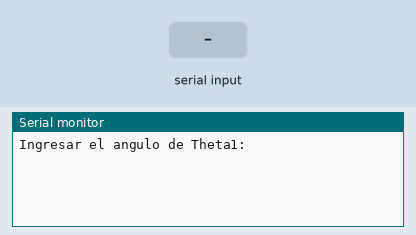
A sketch run on a simulated Arduino Uno, built with avr-gcc and run on an emulated ATmega328P. Shown: the last lines printed to the serial monitor. The test bench sets the inputs (shaded band).

Above: at 1.2 s.
1.3 s: "90,45,200\n" received over Serial
At 3.4 s:
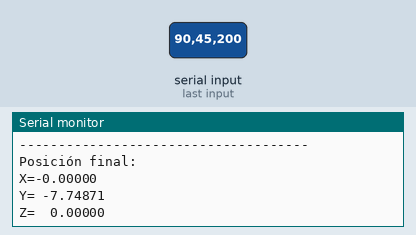
At 7.8 s:
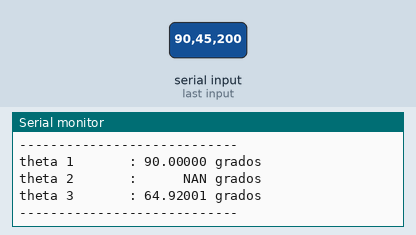
Timing chart, 0 to 8.8 s (numbered marks = the images above; inputs shaded):
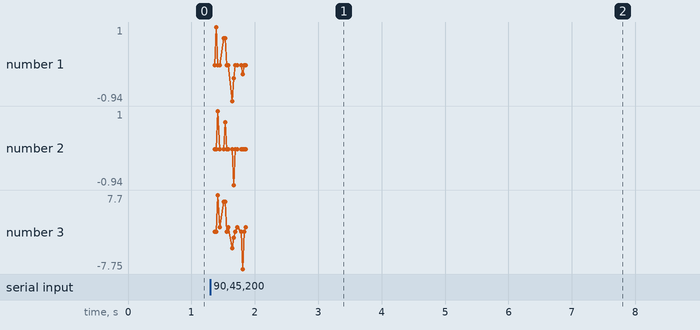

The sketch:

Robotica-Lab3.ino
```cpp
#include <math.h>
#include <stdio.h>

#define M 4
#define SIZE 3  //Grados de libertad

//Distancia conocida entre juntas. Son a1, a2 y a3 respectivamente
float dimensiones[SIZE] = { 7.7, 8.9, 3.6 };

//Definicion de prototipos de las funciones
void cinemdirecta(float ang1, float ang2, float ang3);
void cinemInversa(float x, float y, float z);
void imprimir_matriz(double matriz[M][M]);

void imprimir_matriz(double matriz[M][M]) {
int i, j;
for(i = 0; i < M; i++) {
  for(j = 0; j < M; j++) {
    Serial.print(matriz[i][j]);
    Serial.print("\t");
    }
  Serial.println("\n");
  }
  Serial.print("-------------------------------------\n");
}

void cinemdirecta(float ang1, float ang2, float ang3)
{
    double alpha1 = PI / 2;
    double alpha2 = 0.0;
    double alpha3 = 0.0;
    char buffer[10];
    float x,y,z;
    //Convertir angulos a radianes
    float theta1= ang1 * (PI / 180.0);
    float theta2= ang2 * (PI / 180.0);
    float theta3= ang3 * (PI / 180.0);
    //-----------------------------------
    //Calculo de las matrices homogeneas de cada marco de referencia
    double H01[4][4] = {{cos(theta1), -cos(theta1)*sin(alpha1), sin(theta1)*sin(alpha1), 0.0},
                        {sin(theta1), cos(theta1)*cos(alpha1), -cos(theta1)*sin(alpha1), 0.0},
                        {0.0, sin(alpha1), cos(alpha1), dimensiones[0]},
                        {0.0, 0.0, 0.0, 1.0}};

    double H12[4][4] = {{cos(theta2), -cos(theta2)*sin(alpha2), sin(theta2)*sin(alpha2), dimensiones[1]*cos(theta2)},
                        {sin(theta2), cos(theta2)*cos(alpha2), -cos(theta2)*sin(alpha2), dimensiones[1]*sin(theta2)},
                        {0.0, sin(alpha2), cos(alpha2), 0.0},
                        {0.0, 0.0, 0.0, 1.0}};

    double H23[4][4] = {{cos(theta3), -cos(theta3)*sin(alpha3), sin(theta3)*sin(alpha3), dimensiones[2]*cos(theta3)},
                        {sin(theta3), cos(theta3)*cos(alpha3), -cos(theta3)*sin(alpha3), dimensiones[2]*sin(theta3)},
                        {0.0, sin(alpha3), cos(alpha3), 0.0},
                        {0.0, 0.0, 0.0, 1.0}};

    double H03[4][4] = {0};

    //Imprimir matrices
    imprimir_matriz(H01);
    imprimir_matriz(H12);
    imprimir_matriz(H23);

    for (int i = 0; i < 4; i++)
     {
        for (int j = 0; j < 4; j++)
         {
            for (int k = 0; k < 4; k++)
            {
                H03[i][j] += H01[i][k] * H12[k][j];
            }
        }
    }

    for (int i = 0; i < 4; i++)
     {
        for (int j = 0; j < 4; j++)
        {
            H03[i][j] *= H23[i][j];
        }
    }
    imprimir_matriz(H03);

    //Se guardan los valores de las posiciones finales para luego ser ingresadas en
    //el calculo de la cinematica inversa
    x = H03[0][3];
    y = H03[1][3];
    z = H03[2][3];

  // Imprimir los resultados por la comunicación serial
  Serial.println("Posición final:");
  Serial.print("X=");
  dtostrf(H03[0][3], 8, 5, buffer);
  Serial.println(buffer);
  Serial.print("Y= ");
    //Serial.println(y);
 dtostrf(H03[1][3], 8, 5, buffer);
  Serial.println(buffer);
  Serial.print("Z= ");
  //  Serial.println(z);
   dtostrf(H03[2][3], 8, 5, buffer);
  Serial.println(buffer);
  delay(5000);

//Calculo de la cinematica inversa en funcion de la posicion obtenida
  cinemInversa(x,y,z);
  delay(10000); // Delay de 10 segundos finales antes de volver a comenzar el programa

}

void cinemInversa(float x, float y, float z){

  float angulos[SIZE] = { 0.0 };  //Angulos resultantes
  char buffer[10];

  //CALCULO DE DISTANCIAS 'R'
  float r1 = sqrt(pow(x,2) + pow(y,2));  // raiz de x0^2 + y0^2
  float r2 = z - dimensiones[0];        // Z0 - a1
  float r3 = sqrt(pow(r1,2) + pow(r2,2));

  //CALCULO DE ANGULOS 'PHI'
  float phi1 = acosf((pow(dimensiones[2],2) - pow(dimensiones[1],2) - pow(r3,2)) / (-2.0 * dimensiones[1] * r3) * (180.0/PI)) ;
  float phi2 = atan(r2 / r1) * (180.0/PI);
  float phi3 = acosf((pow(r3,2) - pow(dimensiones[1],2) - pow(dimensiones[2],2)) / (-2.0 * dimensiones[1] * dimensiones[2])) * (180.0/PI);

  //CALCULO DE ANGULOS 'THETA'
  angulos[0] = atan(y / x) * (180/PI);
  angulos[1] = phi2 - phi1;
  angulos[2] = 180.0 - phi3;

  Serial.println("");
  Serial.println("Los angulos resultantes son:");
  Serial.println("----------------------------");
  for (int i = 0; i < 3; i++) {
    Serial.print("theta ");
    Serial.print(i + 1);
    Serial.print("       : ");
    dtostrf(angulos[i], 8, 5, buffer);
    Serial.print(buffer);
    Serial.println(" grados");
  }
  Serial.println("----------------------------");
}

void setup()
 {
  float ang1, ang2, ang3= 0.0;
  Serial.begin(9600);
  Serial.setTimeout(20000); //establece cuando tiempo va a estar esperando que se ingrese algun dato por el puerto serie
}

void loop()
 {
  // Calcular la posición y orientación del sistema de coordenadas final
  //Ingresar por puerto serie los valores de los Theta correspondientes uno a la vez

    Serial.println("Ingresar el angulo de Theta1: ");
    double ang1 = Serial.parseFloat();
    Serial.println("Ingresar el angulo de Theta2: ");
    double ang2= Serial.parseFloat();
    Serial.println("Ingresar el angulo de Theta3: ");
    double ang3= Serial.parseFloat();

  //Calculo de la cinematica directa en funcion de los angulos ingresados
    cinemdirecta(ang1, ang2, ang3);

  delay(1000);
}
```

Measured:
- after the input at 1.3 s, the serial monitor: prints a new line at once (image 1)
